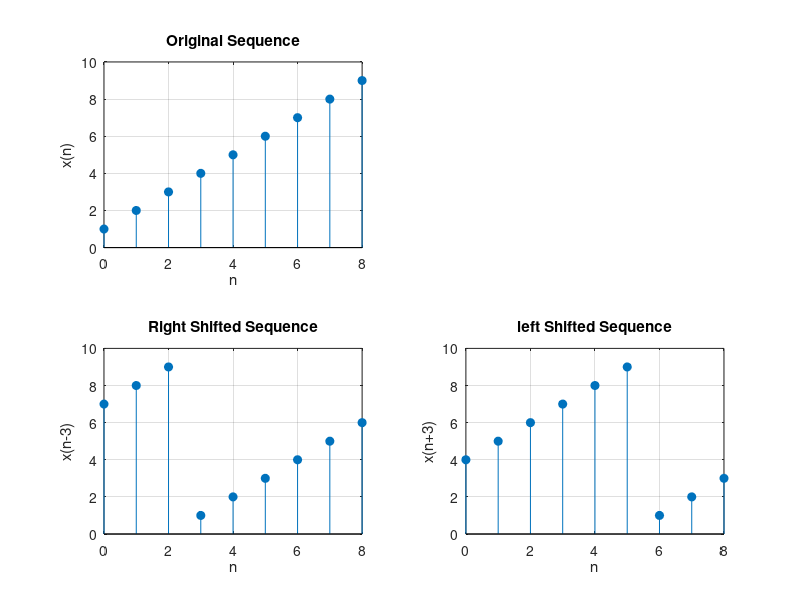

Recreate this plot in MATLAB.
x = [1 2 3 4 5 6 7 8 9];
N = length(x);
n = 0:N-1;

%right-shift
x1 = mod(n-3,N);
y1 = x(x1+1);

%left-shift
x2 = mod(n+3, N);
y2 = x(x2+1);

subplot(2,2,1);
stem(n,x,'filled');
grid on;
title('Original Sequence');
xlabel('n');
ylabel('x(n)');

subplot(2,2,3);
stem(n,y1,'filled');
grid on;
title('Right Shifted Sequence');
xlabel('n');
ylabel('x(n-3)');

subplot(2,2,4);
stem(n,y2,'filled');
grid on;
title('left Shifted Sequence');
xlabel('n');
ylabel('x(n+3)');
